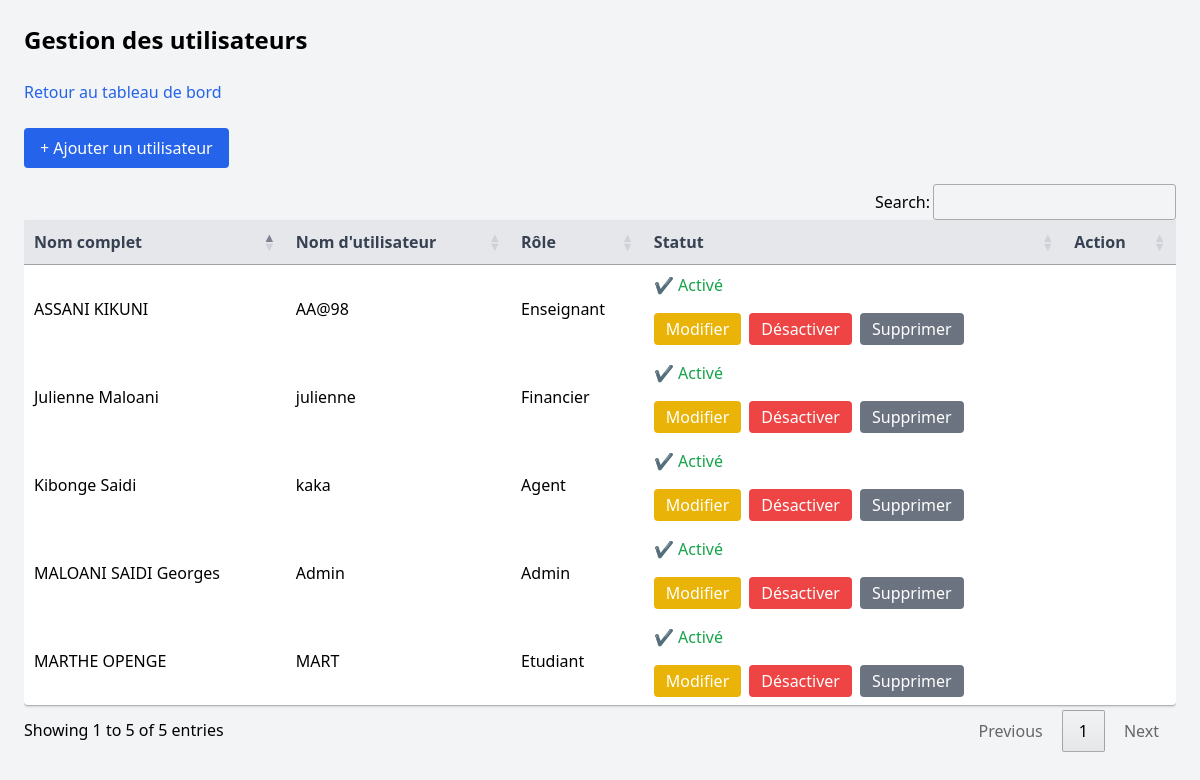
/admin_users.php (signed in), run on the app's committed database.
### tables this page shows
CREATE TABLE IF NOT EXISTS `users` (
  `id` int(11) NOT NULL AUTO_INCREMENT,
  `username` varchar(50) NOT NULL,
  `password` varchar(255) NOT NULL,
  `role` enum('admin','agent','enseignant','etudiant','financier') NOT NULL,
  `nom_complet` varchar(100) DEFAULT NULL,
  `created_at` timestamp NULL DEFAULT CURRENT_TIMESTAMP,
  `status` varchar(50) NOT NULL DEFAULT 'Désactiver',
  PRIMARY KEY (`id`)
);

### admin_users.php (the view, shortened to what this page needs)
<?php
try {
    $pdo = new PDO("mysql:host=localhost;dbname=unisecureid_db;charset=utf8", "root", "", [
        PDO::ATTR_ERRMODE => PDO::ERRMODE_EXCEPTION
    ]);
    $stmt = $pdo->query("SELECT * FROM users ORDER BY id DESC");
    $users = $stmt->fetchAll();
} catch (PDOException $e) {
    die("Erreur de connexion à la base de données : " . $e->getMessage());
}
?>
<!DOCTYPE html>
<html lang="fr">
<head>
    <script src="https://cdn.tailwindcss.com"></script>
    <link rel="stylesheet" href="https://cdn.datatables.net/1.13.4/css/jquery.dataTables.min.css"/>
    <link rel="stylesheet" href="https://cdn.datatables.net/buttons/2.3.6/css/buttons.dataTables.min.css"/>
</head>
<body class="bg-gray-100 p-6">
    <h1 class="text-2xl font-bold mb-6">Gestion des utilisateurs</h1>
	 <div class="mt-4">
        <a href="dashboard.php" class="text-blue-600 hover:underline">Retour au tableau de bord</a>
    </div>
    <button onclick="document.getElementById('addModal').classList.remove('hidden')" class="mb-4 bg-blue-600 text-white px-4 py-2 rounded">+ Ajouter un utilisateur</button>
    <div class="overflow-x-auto">
        <table id="usersTable" class="w-full bg-white rounded shadow">
            <thead class="bg-gray-200 text-gray-700">
                <tr>
                    <th class="p-3 text-left">Nom complet</th>
                    <th class="p-3 text-left">Nom d'utilisateur</th>
                    <th class="p-3 text-left">Rôle</th>
                    <th class="p-3 text-left">Statut</th>
                    <th class="p-3 text-left">Action</th>
                </tr>
            </thead>
            <tbody>
                <?php foreach ($users as $user): ?>
                    <tr>
                        <td class="p-3"><?php echo htmlspecialchars($user['nom_complet']); ?></td>
                        <td class="p-3"><?php echo htmlspecialchars($user['username']); ?></td>
                        <td class="p-3"><?php echo ucfirst($user['role']); ?></td>
                        <td class="p-3 flex items-center gap-2">
                            <?php if ($user['status'] === 'activer'): ?>
                                <span class="text-green-600 font-medium">✔️ Activé</span>
                            <?php else: ?>
                                <span class="text-red-600 font-medium">❌ Désactivé</span>
                            <?php endif; ?>
                        </td>
                        <td class="p-3 flex gap-2">
                            <button class="bg-yellow-500 text-white px-3 py-1 rounded" onclick='openEditModal(<?php echo json_encode($user); ?>)'>Modifier</button>
                            <?php if ($user['status'] === 'activer'): ?>
                                <button onclick="confirmAction('Désactiver cet utilisateur ?', '?toggle=desactiver&id=<?php echo $user['id']; ?>')" class="bg-red-500 hover:bg-red-600 text-white px-3 py-1 rounded">Désactiver</button>
                            <?php else: ?>
                                <button onclick="confirmAction('Activer cet utilisateur ?', '?toggle=activer&id=<?php echo $user['id']; ?>')" class="bg-green-500 hover:bg-green-600 text-white px-3 py-1 rounded">Activer</button>
                            <?php endif; ?>
                            <a href="?delete=true&id=<?php echo $user['id']; ?>" onclick="return confirm('Supprimer cet utilisateur ?');" class="bg-gray-500 text-white px-3 py-1 rounded">Supprimer</a>
                        </td>
                    </tr>
                <?php endforeach; ?>
            </tbody>
        </table>
    </div>
</body>
</html>

### data on the page
users: nom_complet "Julienne Maloani", username "julienne", role "Financier", status "✔️ Activé"
users: nom_complet "MARTHE OPENGE", username "MART", role "Etudiant", status "✔️ Activé"
users: nom_complet "ASSANI KIKUNI", username "AA@98", role "Enseignant", status "✔️ Activé"
users: nom_complet "Kibonge Saidi", username "kaka", role "Agent", status "✔️ Activé"
users: nom_complet "MALOANI SAIDI Georges", username "Admin", role "Admin", status "✔️ Activé"
